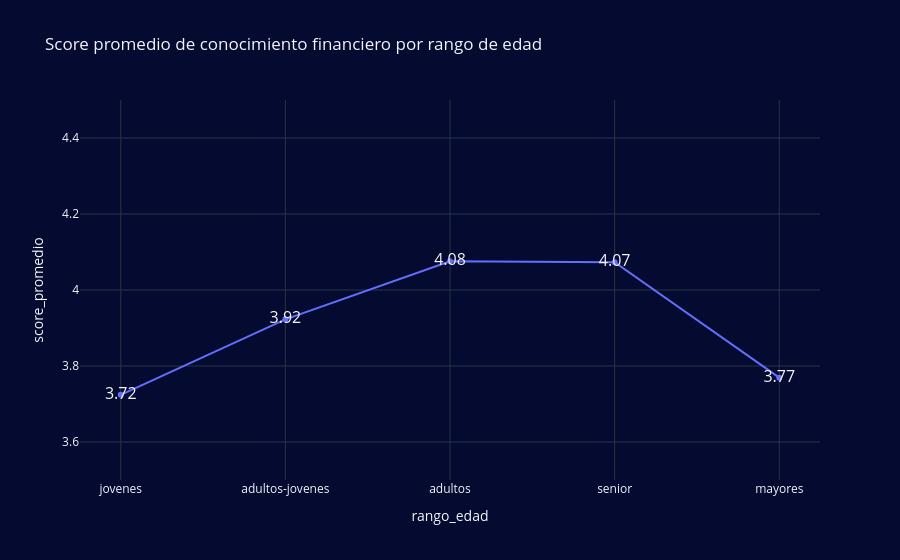

Write notebook code for a chart like this one.
### Code cell
## función

def media_score_por_bracket(df):
    """Calcula la media del score de conocimiento financiero por cada rango de edad."""
    return df.groupby("rango_edad")["score_conocimiento_0_7"].mean().reset_index(name="score_promedio")

## orden grupo de edades
orden_brackets = ["jovenes", "adultos-jovenes", "adultos", "senior", "mayores"]

media_bracket = media_score_por_bracket(df).assign(
    rango_edad=lambda d: pd.Categorical(d["rango_edad"], categories=orden_brackets, ordered=True)
).sort_values("rango_edad")


#gráfico
fig_line = px.line(
    media_bracket,
    x="rango_edad",
    y="score_promedio",
    markers=True,
    title="Score promedio de conocimiento financiero por rango de edad",
    text="score_promedio",
    
)
fig_line.update_yaxes(range=[3.5, 4.5])
fig_line.update_traces(texttemplate="%{text:.2f}", textfont_size=16,  )
fig_line.show()

### Figure 1 — Plotly figure (JSON) as saved in the notebook; plotly's stock layout.template omitted (floating-point values rounded to 4 significant figures)
{"data": [{"hovertemplate": "rango_edad=%{x}<br>score_promedio=%{text}<extra></extra>", "legendgroup": "", "line": {"color": "#636efa", "dash": "solid"}, "marker": {"symbol": "circle"}, "mode": "lines+markers+text", "name": "", "orientation": "v", "showlegend": false, "text": [3.724, 3.923, 4.076, 4.073, 3.769], "textfont": {"size": 16}, "texttemplate": "%{text:.2f}", "type": "scatter", "x": ["jovenes", "adultos-jovenes", "adultos", "senior", "mayores"], "xaxis": "x", "y": [3.724, 3.923, 4.076, 4.073, 3.769], "yaxis": "y"}], "layout": {"legend": {"tracegroupgap": 0}, "title": {"text": "Score promedio de conocimiento financiero por rango de edad"}, "xaxis": {"anchor": "y", "domain": [0, 1], "title": {"text": "rango_edad"}}, "yaxis": {"anchor": "x", "domain": [0, 1], "range": [3.5, 4.5], "title": {"text": "score_promedio"}}}}
